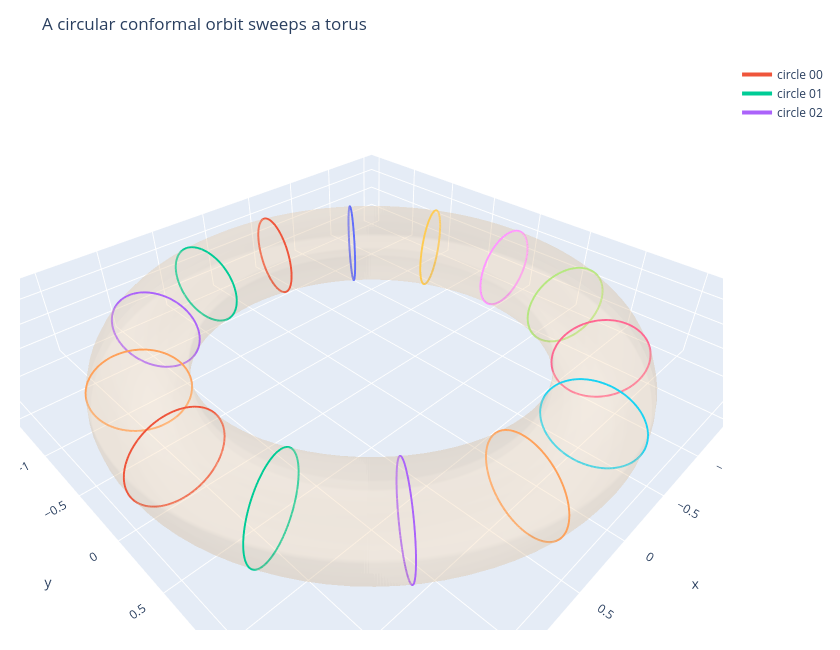

This figure's notebook cell:
### Code cell
major_radius = 1.65
minor_radius = 0.34
x_torus, y_torus, z_torus = torus_mesh(major_radius=major_radius, minor_radius=minor_radius)
orbit_circles_3d = torus_orbit_circles(major_radius=major_radius, minor_radius=minor_radius, count=14, samples=140)
torus_points = np.vstack(orbit_circles_3d)

fig_torus = go.Figure()
fig_torus.add_trace(go.Surface(x=x_torus, y=y_torus, z=z_torus, opacity=0.25, showscale=False, colorscale=[[0, "#f2d7b6"], [1, "#f2d7b6"]], name="torus swept by orbit"))
for i, curve in enumerate(orbit_circles_3d):
    fig_torus.add_trace(go.Scatter3d(x=curve[:, 0], y=curve[:, 1], z=curve[:, 2], mode="lines", line=dict(width=4), name=f"circle {i:02d}", showlegend=i < 3))
fig_torus.update_layout(
    title="A circular conformal orbit sweeps a torus",
    width=840,
    height=650,
    scene=dict(aspectmode="data", xaxis_title="x", yaxis_title="y", zaxis_title="z"),
    margin=dict(l=20, r=20, t=60, b=20),
)
artifact_paths["torus_orbit"] = Path("artifacts/chapter-16/plots/torus-orbit.html")
fig_torus.write_html(str(PROJECT_ROOT / artifact_paths["torus_orbit"]), include_plotlyjs=True)
residual = torus_residual(torus_points, major_radius=major_radius, minor_radius=minor_radius)
print("Implicit torus residual for sampled orbit circles:", residual)
assert residual < 1e-12
fig_torus

### Figure 1 — Plotly figure (JSON) as saved in the notebook; plotly's stock layout.template omitted (floating-point values rounded to 4 significant figures; data arrays with more than 128 entries replaced by an {"elided": "..."} marker saying what was removed)
{"data": [{"colorscale": [[0, "#f2d7b6"], [1, "#f2d7b6"]], "name": "torus swept by orbit", "opacity": 0.25, "showscale": false, "type": "surface", "x": {"elided": "28x96 float values"}, "y": {"elided": "28x96 float values"}, "z": {"elided": "28x96 float values"}}, {"line": {"width": 4}, "mode": "lines", "name": "circle 00", "showlegend": true, "type": "scatter3d", "x": {"elided": "140 float values"}, "y": {"elided": "140 float values"}, "z": {"elided": "140 float values"}}, {"line": {"width": 4}, "mode": "lines", "name": "circle 01", "showlegend": true, "type": "scatter3d", "x": {"elided": "140 float values"}, "y": {"elided": "140 float values"}, "z": {"elided": "140 float values"}}, {"line": {"width": 4}, "mode": "lines", "name": "circle 02", "showlegend": true, "type": "scatter3d", "x": {"elided": "140 float values"}, "y": {"elided": "140 float values"}, "z": {"elided": "140 float values"}}, {"line": {"width": 4}, "mode": "lines", "name": "circle 03", "showlegend": false, "type": "scatter3d", "x": {"elided": "140 float values"}, "y": {"elided": "140 float values"}, "z": {"elided": "140 float values"}}, {"line": {"width": 4}, "mode": "lines", "name": "circle 04", "showlegend": false, "type": "scatter3d", "x": {"elided": "140 float values"}, "y": {"elided": "140 float values"}, "z": {"elided": "140 float values"}}, {"line": {"width": 4}, "mode": "lines", "name": "circle 05", "showlegend": false, "type": "scatter3d", "x": {"elided": "140 float values"}, "y": {"elided": "140 float values"}, "z": {"elided": "140 float values"}}, {"line": {"width": 4}, "mode": "lines", "name": "circle 06", "showlegend": false, "type": "scatter3d", "x": {"elided": "140 float values"}, "y": {"elided": "140 float values"}, "z": {"elided": "140 float values"}}, {"line": {"width": 4}, "mode": "lines", "name": "circle 07", "showlegend": false, "type": "scatter3d", "x": {"elided": "140 float values"}, "y": {"elided": "140 float values"}, "z": {"elided": "140 float values"}}, {"line": {"width": 4}, "mode": "lines", "name": "circle 08", "showlegend": false, "type": "scatter3d", "x": {"elided": "140 float values"}, "y": {"elided": "140 float values"}, "z": {"elided": "140 float values"}}, {"line": {"width": 4}, "mode": "lines", "name": "circle 09", "showlegend": false, "type": "scatter3d", "x": {"elided": "140 float values"}, "y": {"elided": "140 float values"}, "z": {"elided": "140 float values"}}, {"line": {"width": 4}, "mode": "lines", "name": "circle 10", "showlegend": false, "type": "scatter3d", "x": {"elided": "140 float values"}, "y": {"elided": "140 float values"}, "z": {"elided": "140 float values"}}, {"line": {"width": 4}, "mode": "lines", "name": "circle 11", "showlegend": false, "type": "scatter3d", "x": {"elided": "140 float values"}, "y": {"elided": "140 float values"}, "z": {"elided": "140 float values"}}, {"line": {"width": 4}, "mode": "lines", "name": "circle 12", "showlegend": false, "type": "scatter3d", "x": {"elided": "140 float values"}, "y": {"elided": "140 float values"}, "z": {"elided": "140 float values"}}, {"line": {"width": 4}, "mode": "lines", "name": "circle 13", "showlegend": false, "type": "scatter3d", "x": {"elided": "140 float values"}, "y": {"elided": "140 float values"}, "z": {"elided": "140 float values"}}], "layout": {"height": 650, "margin": {"b": 20, "l": 20, "r": 20, "t": 60}, "scene": {"aspectmode": "data", "xaxis": {"title": {"text": "x"}}, "yaxis": {"title": {"text": "y"}}, "zaxis": {"title": {"text": "z"}}}, "title": {"text": "A circular conformal orbit sweeps a torus"}, "width": 840}}
